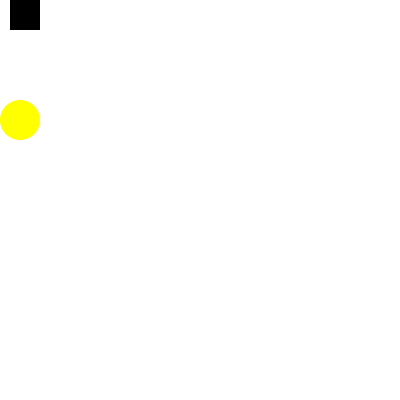
Frame 1 (no input)
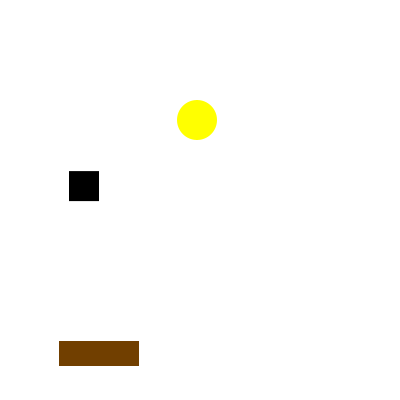
Frame 60 (the mouse pressed at the canvas centre just before this capture)
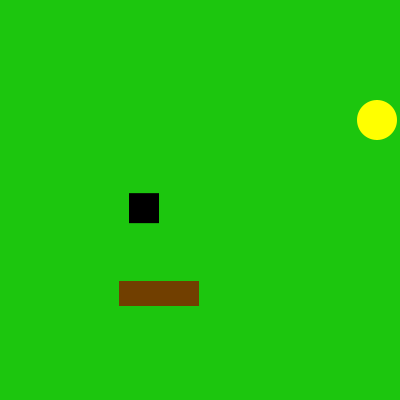
Frame 120 (the mouse held since frame 60 and released just before this capture)

The Processing sketch that drew these frames (run headless with seeded random() and noise(); from frame 60 on, the mouse is pressed at the canvas centre):

// Processing sketch: processing_90604
// ── processing_90604.pde

//Terrance Shields - Prof. Calli Higgins - HW 4.1 - 2/21/13

boolean square = true;
boolean ball = true;
boolean quad = true;

int bgChange = 0;

int bgColor = 255; 

color green = color(28, 198, 14);
color blue = color(14, 138, 198);
color purple = color(145, 14, 198);
color white = color(255);

float x = 10; // x location of square 
float y = 0;  // y location of square
float bx = 0; 
float by = 100; 
float qx = 0;
float qy = 400;
float squareSpeed = 0; // speed of square
float ballSpeed = 3;
float quadSpeed = 1;
float gravity = 0.1;


void setup() { 
  size(400, 400);
  smooth();
}

void draw() { 
  background(bgColor);

  // Display the square 
  fill(0); 
  noStroke(); 
  rectMode(CORNER); 
  rect(x, y, 30, 30);
  fill(255, 255, 0); 
  ellipseMode(CORNER); 
  ellipse(bx, by, 40, 40);

  if (square) { 
    x++;
    y = y + squareSpeed;
    squareSpeed = squareSpeed + gravity; 
  }
    if ((x > width) || (x < 0)) {
      x= x - 1;
      println(x);
    }
    // If square reaches the bottom // 
    if (y > height) {
      squareSpeed = squareSpeed * -0.95;
    }
    else if (!square) {
      squareSpeed = 0;
    }

  if (ball) { 
    bx = bx + ballSpeed;
    // If ball reaches the sides // 
    if ((bx > width) || (bx < 0)) {
      ballSpeed = ballSpeed * -1;
    }
  }
  else if (!ball) {
    fill(255, 0, 0);
    noStroke(); 
    ellipseMode(CORNER); 
    ellipse(bx, by, 40, 40);
    bx = bx + ballSpeed;
    if ((bx > width) || (bx < 0)) {
      ballSpeed = ballSpeed * -1;
    }
  }

  if (quad) { 
    fill(113, 63, 0); 
    noStroke(); 
    rectMode(CORNER); 
    rect(qx, qy, 80, 25);
    qx = qx + quadSpeed;
    qy = qy - quadSpeed;
    // If ball reaches the sides // 
    if ((qx > width) || (qx < 0)) {
      quadSpeed = quadSpeed * -1;
    }
  }
  else if (!quad) {
    fill(32, 160, 16);
    noStroke(); 
    ellipseMode(CORNER); 
    ellipse(qx, qy, 50, 50);
    qx = qx + quadSpeed;
    qy = qy - quadSpeed;   
    if ((qx > width) || (qx < 0)) {
      quadSpeed = quadSpeed * -1;
    }
  }

  if (bgChange == 0) {
    bgColor = (white);
  }

  if (bgChange == 1) {
    bgColor = (green);
  }
  if (bgChange == 2) {
    bgColor = (blue);
  }
  if (bgChange == 3) {
    bgColor = (purple);
  }
}

void mousePressed() {
  if (mouseX > x && mouseX < x+30 && mouseY > y && mouseY < y+30 && mousePressed) {
    square = !square;
    println("square clicked");
  }
  if (mouseX > bx && mouseX < bx+30 && mouseY > by && mouseY < by+30 && mousePressed) {
    ball = !ball;
    println("ball clicked");
  }

  if (mouseX > qx && mouseX < qx+30 && mouseY > qy && mouseY < qy+30 && mousePressed) {
    quad = !quad;
    println("quad clicked");
  }

  bgChange++;

  if (bgChange > 3) {
    bgChange = 0;
  }
}
